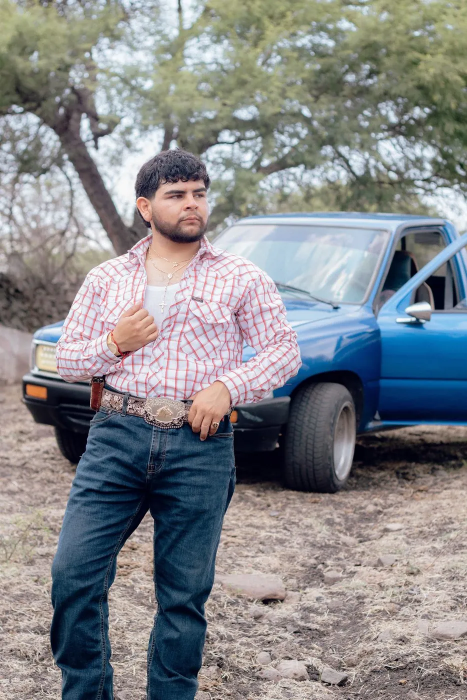
#> input picture assets/web/fotos/casual/casual-01.webp, 934 x 1400 px, given in place of logo-gama.png, which was not available (shown at 1/2 size)
$ python optimizar_assets.py
#> lines starting #> are read from the running program, lines starting #| are printed output that depends on the picture; after the words box and inside, x2 and y2 are one past the last pixel; in counts of white or black regions, pixels touching at a corner belong together; pictures that were not available may be replaced by others from this repository, and a replacement may not be noted
"""Copia las fotos reales y el logo de gama-studio (solo lectura) y genera WebP optimizados.

Uso: python -I tools/optimizar_assets.py
- Fuente original: gama-studio/public/images (NUNCA se modifica; solo se lee).
- Copias crudas:   assets/originales/<categoria>/...
- WebP:            assets/web/fotos/<categoria>/*.webp  (máx. 1400 px por lado)
                   assets/web/equipos/*.webp            (máx. 900 px, conserva alfa)
                   assets/web/logo/logo-gama.webp
"""
from pathlib import Path
import shutil

from PIL import Image, ImageDraw, ImageOps

RAIZ = Path(__file__).resolve().parent.parent
ORIGEN = Path(r"C:\Users\brand\OneDrive\Desktop\Proyectos trabajo\Proyectos paginas wb\gama-studio\public\images")
CATEGORIAS = ["casual", "cumpleanos", "evento-social", "marketing-producto", "root", "yo"]
EQUIPOS = RAIZ / "assets" / "productos" / "servicios"
WEB = RAIZ / "assets" / "web"


def a_webp(src: Path, dst: Path, lado: int, calidad: int, alfa: bool) -> None:
#> called with lado = 600, calidad = 85, alfa = False
    dst.parent.mkdir(parents=True, exist_ok=True)
    im = ImageOps.exif_transpose(Image.open(src))
#> im is the input picture: PIL image 934x1400 RGB; mean R, G, B 133.7, 135.3, 137.8
    im = im.convert("RGBA" if alfa else "RGB")
    im.thumbnail((lado, lado), Image.LANCZOS)
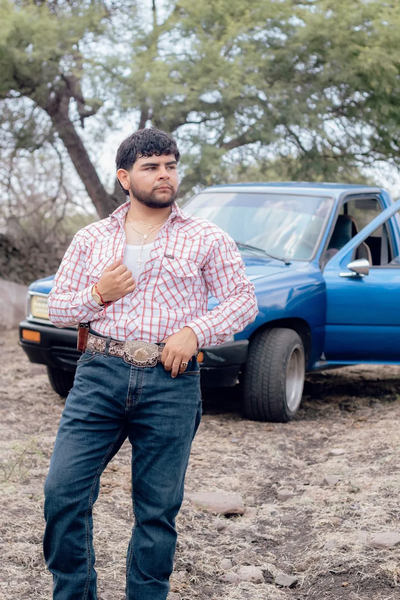
#> im: PIL image 400x600 RGB; mean R, G, B 133.7, 135.3, 137.8
    im.save(dst, "WEBP", quality=calidad, method=6, alpha_quality=90 if alfa else 100)


def main() -> None:
    total = 0
    for cat in CATEGORIAS:
        for src in sorted((ORIGEN / cat).glob("*")):
            if src.suffix.lower() not in {".jpg", ".jpeg", ".png"}:
                continue
            copia = RAIZ / "assets" / "originales" / cat / src.name
            copia.parent.mkdir(parents=True, exist_ok=True)
            if not copia.exists():
                shutil.copy2(src, copia)
            a_webp(copia, WEB / "fotos" / cat / f"{src.stem}.webp", 1400, 80, False)
            total += 1

    logo = RAIZ / "assets" / "originales" / "logo" / "logo-gama.png"
    logo.parent.mkdir(parents=True, exist_ok=True)
    if not logo.exists():
        shutil.copy2(ORIGEN / "logo" / "logo-gama.png", logo)
    a_webp(logo, WEB / "logo" / "logo-gama.webp", 600, 85, False)

    # Recorte circular de la placa del logo (centro ~450,454; radio ~382 en el original 900x900).
    placa = Image.open(logo).convert("RGB").crop((450 - 372, 454 - 372, 450 + 372, 454 + 372))
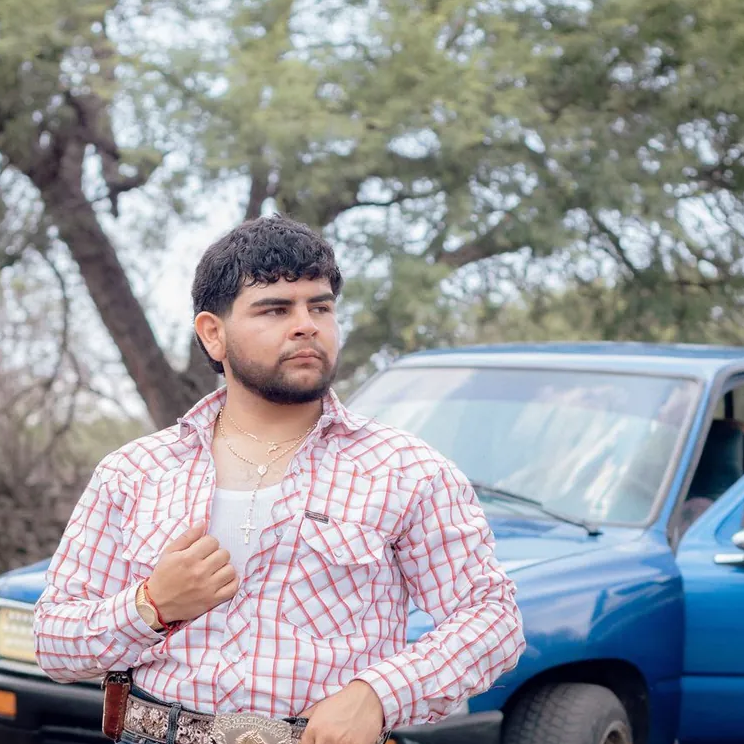
#> placa: PIL image 744x744 RGB; mean R, G, B 154.1, 155.2, 159.3
    mascara = Image.new("L", (744 * 4, 744 * 4), 0)
#> mascara: PIL image 2976x2976 L; every value is 0
    ImageDraw.Draw(mascara).ellipse((0, 0, 744 * 4 - 1, 744 * 4 - 1), fill=255)
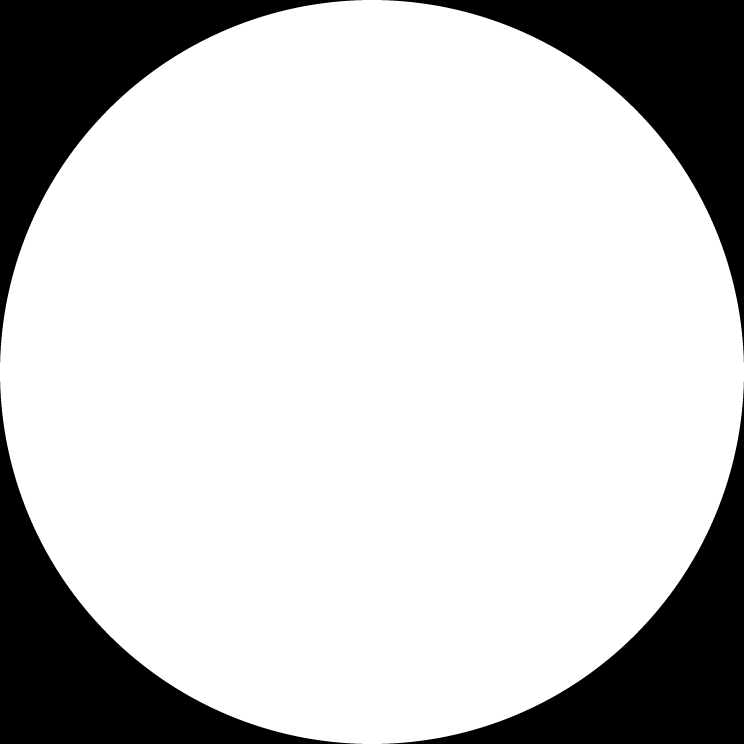
#> mascara: PIL image 2976x2976 L (shown at 1/4 size); 78.5% white; 4 black regions, box (x1, y1, x2, y2) and area: (0, 0, 1449, 1449) 475264, (1527, 0, 2976, 1449) 475264, (0, 1527, 1449, 2976) 475264, (1527, 1527, 2976, 2976) 475264
    placa.putalpha(mascara.resize(placa.size, Image.LANCZOS))
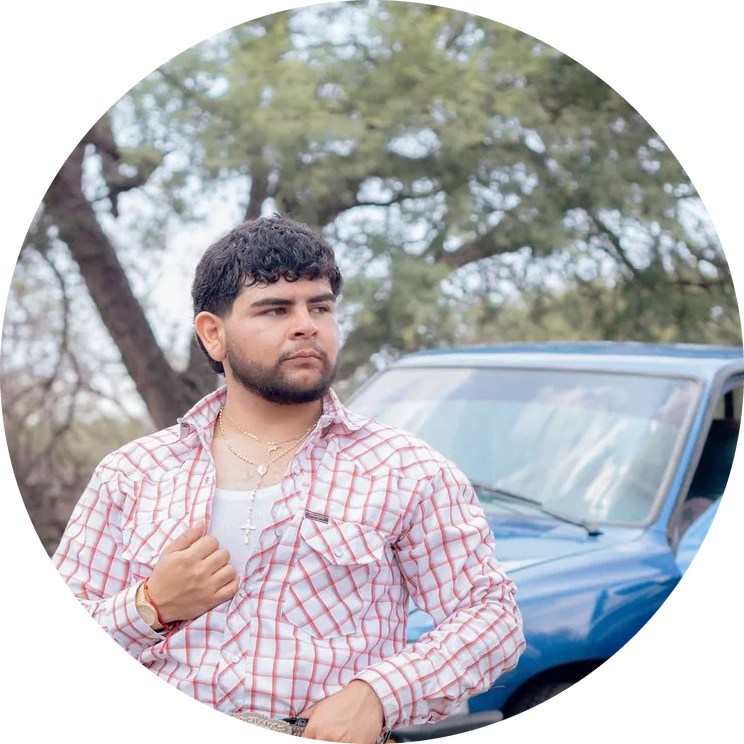
#> placa: PIL image 744x744 RGBA; mean R, G, B, A 154.1, 155.2, 159.3, 200.3; transparent parts drawn white
    placa.thumbnail((320, 320), Image.LANCZOS)
#> placa: PIL image 320x320 RGBA
    placa.save(WEB / "logo" / "logo-circulo.webp", "WEBP", quality=88, method=6)

    credito = RAIZ / "assets" / "originales" / "logo" / "ingenix-hub.png"
    if not credito.exists():
        shutil.copy2(ORIGEN / "logo" / "ingenix-hub.png", credito)
    a_webp(credito, WEB / "logo" / "ingenix-hub.webp", 400, 88, True)
#> call 2 of a_webp, with lado = 400, calidad = 88, alfa = True
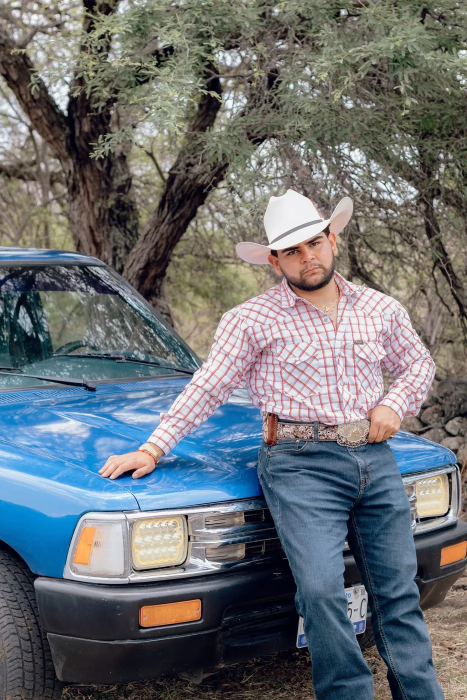
#> input picture assets/web/fotos/casual/casual-02.webp, 934 x 1400 px, given in place of ingenix-hub.png, which was not available (shown at 1/2 size)
#> in a_webp, im is the input picture: PIL image 934x1400 RGB; mean R, G, B 106.9, 111.7, 115.2
#> in a_webp (call 2), `im.thumbnail((lado, lado), Image.LANCZOS)`:
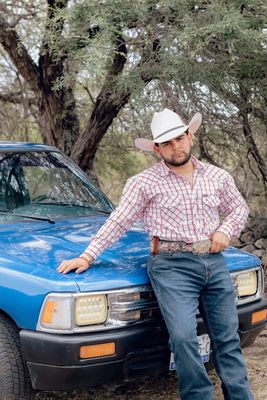
#> im: PIL image 267x400 RGBA; mean R, G, B, A 107, 111.7, 115.2, 255

    for src in sorted(EQUIPOS.glob("*.png")):
        a_webp(src, WEB / "equipos" / f"{src.stem}.webp", 900, 82, True)
        total += 1

    peso = sum(f.stat().st_size for f in WEB.rglob("*.webp")) / 1e6
    print(f"{total + 1} imágenes -> assets/web ({peso:.1f} MB)")


if __name__ == "__main__":
    main()
